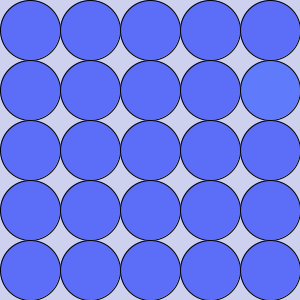
Frame 1 (no input)
Frame 60 (the mouse pressed at the canvas centre just before this capture): identical to frame 1, image omitted
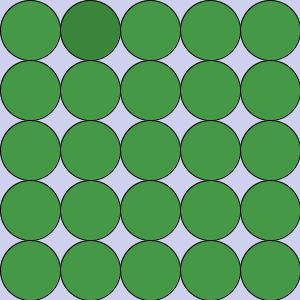
Frame 120 (the mouse held since frame 60 and released just before this capture)

The Processing sketch that drew these frames (run headless with seeded random() and noise(); from frame 60 on, the mouse is pressed at the canvas centre):

// Processing sketch: Week03_9
// ── Week03_9.pde
void setup()
{
  size(300,300);
  colorMode(HSB,360,100,100);
  chooseColor();
}
void mousePressed()
{
  chooseColor();
}
int I,J;
float h,s,b,dh,ds,db;
void chooseColor()
{
  h=random(360);
  s=random(50,100);
  b=random(50,100);
  I=int(random(5));
  J=int(random(5));
  dh=random(-10,+10);
  ds=random(-10,+10);
  db=random(-10,+10);
}
void draw()
{
  background(233,13,93);
  for(int i=0;i<5;i++)
  {
    for(int j=0;j<5;j++)
    {
      fill(h,s,b);
      if(i==I && j==J) fill(h+dh,s+ds,b+db);
      else fill(h,s,b);
      ellipse(30+j*60,30+i*60,60,60);
    }
  }
}
